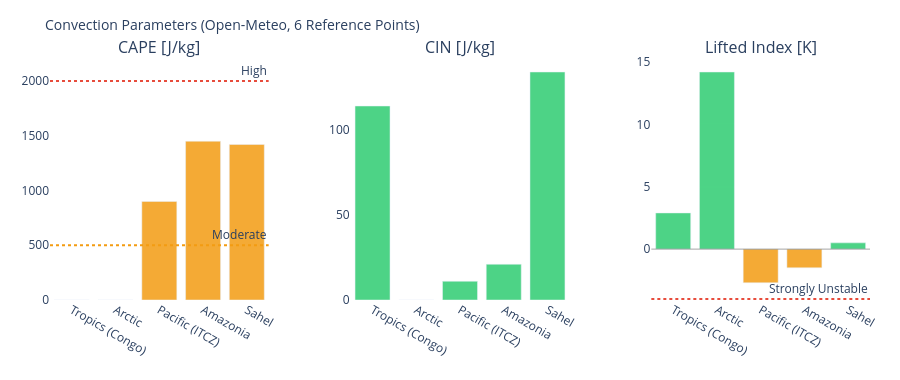

Notebook cell for this chart:
### Markdown cell above
---
## 3. Visualizations

### Code cell
# ============================================================
# CAPE / CIN / LIFTED INDEX – Convection potential
# ============================================================

if not df_atm.empty:
    fig = make_subplots(
        rows=1, cols=3,
        subplot_titles=['CAPE [J/kg]', 'CIN [J/kg]', 'Lifted Index [K]'],
        horizontal_spacing=0.1
    )
    pts = df_atm['point'].tolist()
    pt_colors = ['#E85D24','#185FA5','#888780','#378ADD','#639922','#F2A623']

    # CAPE – höher = mehr Gewitterpotential
    cape_vals = df_atm['cape'].fillna(0).tolist()
    cape_colors = ['#e74c3c' if v > 2000 else '#f39c12' if v > 500 else '#2ecc71'
                   for v in cape_vals]
    fig.add_trace(go.Bar(x=pts, y=cape_vals, marker_color=cape_colors,
                         opacity=0.85, showlegend=False), row=1, col=1)
    fig.add_hline(y=2000, line_dash='dot', line_color='#e74c3c',
                  annotation_text='High', row=1, col=1)
    fig.add_hline(y=500,  line_dash='dot', line_color='#f39c12',
                  annotation_text='Moderate', row=1, col=1)

    # CIN – negativer = stärker gedeckelt (weniger Auslöse)
    cin_vals = df_atm['cin'].fillna(0).tolist()
    cin_colors = ['#e74c3c' if v < -200 else '#f39c12' if v < -50 else '#2ecc71'
                  for v in cin_vals]
    fig.add_trace(go.Bar(x=pts, y=cin_vals, marker_color=cin_colors,
                         opacity=0.85, showlegend=False), row=1, col=2)

    # Lifted Index – negativ = instabil
    li_vals = df_atm['li'].fillna(0).tolist()
    li_colors = ['#e74c3c' if v < -4 else '#f39c12' if v < 0 else '#2ecc71'
                 for v in li_vals]
    fig.add_trace(go.Bar(x=pts, y=li_vals, marker_color=li_colors,
                         opacity=0.85, showlegend=False), row=1, col=3)
    fig.add_hline(y=0, line_color='gray', line_width=0.7, row=1, col=3)
    fig.add_hline(y=-4, line_dash='dot', line_color='#e74c3c',
                  annotation_text='Strongly Unstable', row=1, col=3)

    fig.update_layout(
        title=dict(text='Convection Parameters (Open-Meteo, 6 Reference Points)', font=dict(size=14)),
        height=380, plot_bgcolor='rgba(0,0,0,0)', paper_bgcolor='rgba(0,0,0,0)',
        margin=dict(l=50, r=30, t=60, b=80)
    )
    fig.update_xaxes(tickangle=30)
    fig.show()

### Figure 1 — Plotly figure (JSON) as saved in the notebook; plotly's stock layout.template omitted (floating-point values rounded to 4 significant figures)
{"data": [{"marker": {"color": ["#2ecc71", "#2ecc71", "#f39c12", "#f39c12", "#f39c12"]}, "opacity": 0.85, "showlegend": false, "type": "bar", "x": ["Tropics (Congo)", "Arctic", "Pacific (ITCZ)", "Amazonia", "Sahel"], "xaxis": "x", "y": [0.0, 0.0, 900.0, 1450.0, 1420.0], "yaxis": "y"}, {"marker": {"color": ["#2ecc71", "#2ecc71", "#2ecc71", "#2ecc71", "#2ecc71"]}, "opacity": 0.85, "showlegend": false, "type": "bar", "x": ["Tropics (Congo)", "Arctic", "Pacific (ITCZ)", "Amazonia", "Sahel"], "xaxis": "x2", "y": [114.0, 0.0, 11.0, 21.0, 134.0], "yaxis": "y2"}, {"marker": {"color": ["#2ecc71", "#2ecc71", "#f39c12", "#f39c12", "#2ecc71"]}, "opacity": 0.85, "showlegend": false, "type": "bar", "x": ["Tropics (Congo)", "Arctic", "Pacific (ITCZ)", "Amazonia", "Sahel"], "xaxis": "x3", "y": [2.9, 14.2, -2.7, -1.5, 0.5], "yaxis": "y3"}], "layout": {"annotations": [{"font": {"size": 16}, "showarrow": false, "text": "CAPE [J/kg]", "x": 0.1333, "xanchor": "center", "xref": "paper", "y": 1.0, "yanchor": "bottom", "yref": "paper"}, {"font": {"size": 16}, "showarrow": false, "text": "CIN [J/kg]", "x": 0.5, "xanchor": "center", "xref": "paper", "y": 1.0, "yanchor": "bottom", "yref": "paper"}, {"font": {"size": 16}, "showarrow": false, "text": "Lifted Index [K]", "x": 0.8667, "xanchor": "center", "xref": "paper", "y": 1.0, "yanchor": "bottom", "yref": "paper"}, {"showarrow": false, "text": "High", "x": 1, "xanchor": "right", "xref": "x domain", "y": 2000, "yanchor": "bottom", "yref": "y"}, {"showarrow": false, "text": "Moderate", "x": 1, "xanchor": "right", "xref": "x domain", "y": 500, "yanchor": "bottom", "yref": "y"}, {"showarrow": false, "text": "Strongly Unstable", "x": 1, "xanchor": "right", "xref": "x3 domain", "y": -4, "yanchor": "bottom", "yref": "y3"}], "height": 380, "margin": {"b": 80, "l": 50, "r": 30, "t": 60}, "paper_bgcolor": "rgba(0,0,0,0)", "plot_bgcolor": "rgba(0,0,0,0)", "shapes": [{"line": {"color": "#e74c3c", "dash": "dot"}, "type": "line", "x0": 0, "x1": 1, "xref": "x domain", "y0": 2000, "y1": 2000, "yref": "y"}, {"line": {"color": "#f39c12", "dash": "dot"}, "type": "line", "x0": 0, "x1": 1, "xref": "x domain", "y0": 500, "y1": 500, "yref": "y"}, {"line": {"color": "gray", "width": 0.7}, "type": "line", "x0": 0, "x1": 1, "xref": "x3 domain", "y0": 0, "y1": 0, "yref": "y3"}, {"line": {"color": "#e74c3c", "dash": "dot"}, "type": "line", "x0": 0, "x1": 1, "xref": "x3 domain", "y0": -4, "y1": -4, "yref": "y3"}], "title": {"font": {"size": 14}, "text": "Convection Parameters (Open-Meteo, 6 Reference Points)"}, "xaxis": {"anchor": "y", "domain": [0.0, 0.2667], "tickangle": 30}, "xaxis2": {"anchor": "y2", "domain": [0.3667, 0.6333], "tickangle": 30}, "xaxis3": {"anchor": "y3", "domain": [0.7333, 1.0], "tickangle": 30}, "yaxis": {"anchor": "x", "domain": [0.0, 1.0]}, "yaxis2": {"anchor": "x2", "domain": [0.0, 1.0]}, "yaxis3": {"anchor": "x3", "domain": [0.0, 1.0]}}}
